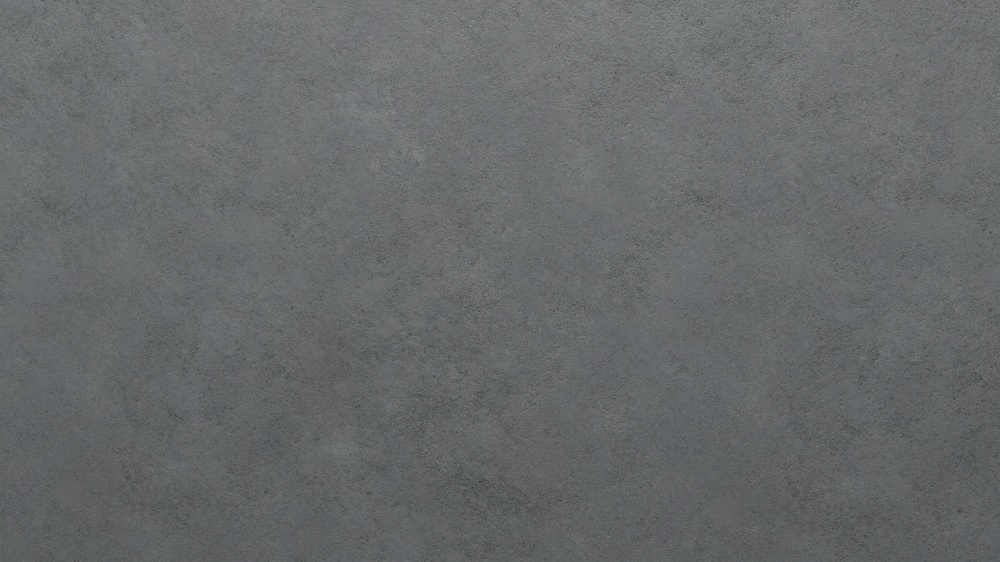
#> input picture data/stereoR/concrete.jpg, 1000 x 562 px, shrunk from 1920 x 1080 before the run; the run also reads 1 picture not shown here
$ python stereo.py
#> lines starting #> are read from the running program, lines starting #| are printed output that depends on the picture
#> further down, img2 is the input picture: shape (562, 1000, 3); mean B, G, R 107, 105.4, 102.6
import cv2
import numpy as np
import sys
import matplotlib.pyplot as plt
import math
import pptk


sensor_size = 0.036
focal_length = 0.05
camera_angle = math.atan2(sensor_size, (2.0*focal_length))*2.0
cam1_x = 0
cam2_x = 1

cam2_angle = np.radians(20.0)

l = 5


def line_intersection(line1, line2):
    xdiff = (line1[0][0] - line1[1][0], line2[0][0] - line2[1][0])
    ydiff = (line1[0][1] - line1[1][1], line2[0][1] - line2[1][1])

    def det(a, b):
        return a[0] * b[1] - a[1] * b[0]

    div = det(xdiff, ydiff)
    if div == 0:
        raise Exception('lines do not intersect')

    d = (det(*line1), det(*line2))
    x = det(d, xdiff) / div
    y = det(d, ydiff) / div
    return x, y


class Image_Stitching():
    def __init__(self):
        self.ratio = 0.5
        self.min_match = 10
        self.sift = cv2.xfeatures2d.SIFT_create()

    def registration(self, img1, img2, img3):
        kp1, des1 = self.sift.detectAndCompute(img1, None)
#> kp1 = 3 keypoints; (x, y, size): (916, 309, 1.9), (916, 309, 1.9), (916, 309, 1.9)
        kp2, des2 = self.sift.detectAndCompute(img2, None)
#> kp2 = 6 keypoints; (x, y, size): (990, 310, 1.9), (990, 310, 1.9), (990, 310, 1.9), (990, 310, 1.9), (990, 310, 1.9), (857, 228, 2)

        matcher = cv2.BFMatcher()
        raw_matches = matcher.knnMatch(des1, des2, k=2)
#> raw_matches = 3 matches

        good_points = []
        good_matches = []

        for m1, m2 in raw_matches:
            # [4 lines of commented-out code are left out]

            if m1.distance < self.ratio * m2.distance:
                good_points.append((m1.trainIdx, m1.queryIdx))
                good_matches.append([m1])
#> this loop made 3 passes
#> after the loop, good_matches = 1 matches; good_points = [(5, 2)]
        img3 = cv2.drawMatchesKnn(
            img1, kp1, img2, kp2, good_matches, None, flags=2)
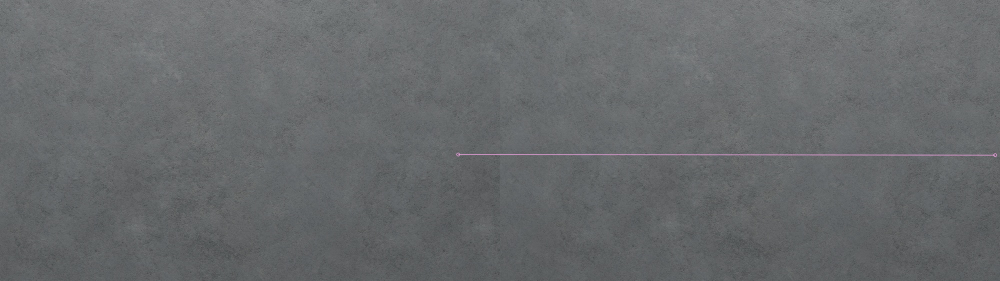
#> img3: shape (562, 2000, 3) (shown at 1/2 size); mean B, G, R 107, 105.4, 102.7
        cv2.imwrite('results/matching.jpg', img3)

        image1_kp = np.float32(
            [kp1[i].pt for (_, i) in good_points])
#> image1_kp = [[915.8, 308.6]]
        image2_kp = np.float32(
            [kp2[i].pt for (i, _) in good_points])
#> image2_kp = [[989.9, 309.8]]

        x_ = []
        y_ = []

        num_cols = img1.shape[1]
#> num_cols = 1000
        num_rows = img2.shape[0]
#> num_rows = 562
        points = []
        for point1, point2 in zip(image1_kp, image2_kp):

            c_x = (img2.shape[1]/2.0)/(math.tan(camera_angle/2.0))
            angle1 = math.atan((point1[0]-img2.shape[1]/2.0)/c_x)
            angle2 = math.atan((point2[0]-img2.shape[1]/2.0)/c_x)
            #angle1 = angle_per_pix*((point1[0]-img2.shape[1]/2)*(math.cos(angle1/1.3)))
            #angle2 = angle_per_pix*((point2[0]-img2.shape[1]/2)*(math.cos(angle2/1.3)))

            line1 = [[cam1_x, 0],
                     [cam1_x + (l)*math.tan(angle1), l]]
            line2 = [[cam2_x, 0], [
                cam2_x + (l)*math.tan(angle2-cam2_angle), l]]

            intersect = line_intersection(line1, line2)
            plt.scatter(intersect[0], intersect[1], 3,
                        linewidths=0.0, color="red")
            # plt.plot(line1, color='red')
            # plt.plot(line2, color='green')
            points.append([intersect[0], intersect[1], 0])
#> this loop made 1 pass
#> (point1, point2, c_x, angle1, angle2, line1, line2, xdiff in line_intersection) on pass 1: ([915.8, 308.6], [989.9, 309.8], 1388.9, 0.291, 0.339, [[0, 0], [1.5, 5]], [[1, 0], [0.95, 5]], (-1.5, 0.0498))
#> after the loop, points = [[0.968, 3.23, 0]]

        # v = pptk.viewer(points)
        # v.set(point_size=0.05)
        return []

    def getComponents(self, normalised_homography):
        '''((translationx, translationy), rotation, (scalex, scaley), shear)'''
        a = normalised_homography[0, 0]
        b = normalised_homography[0, 1]
        c = normalised_homography[0, 2]
        d = normalised_homography[1, 0]
        e = normalised_homography[1, 1]
        f = normalised_homography[1, 2]

        p = math.sqrt(a*a + b*b)
        r = (a*e - b*d)/(p)
        q = (a*d+b*e)/(a*e - b*d)

        translation = (c, f)
        scale = (p, r)
        shear = q
        theta = math.atan2(b, a)

        return (translation, theta, scale, shear)

    def rotationMatrixToEulerAngles(self, R):
        sy = math.sqrt(R[0][0] * R[0][0] + R[1][0] * R[1][0])
        singular = sy < 1e-6

        if not singular:
            x = math.atan2(R[2][1], R[2][2])
            y = math.atan2(-R[2][0], sy)
            z = math.atan2(R[1][0], R[0][0])
        else:
            x = math.atan2(-R[1][2], R[1][1])
            y = math.atan2(-R[2][0], sy)
            z = 0
        return (np.rad2deg(x), np.rad2deg(y), np.rad2deg(z))

    def blending(self, img1, img2, img3):
        self.registration(img1, img2, img3)

        return img1


if __name__ == '__main__':
    img2 = cv2.imread('data/stereoR/concrete.jpg')
    global calculated_angle
    img1 = cv2.imread('data/stereoL/concrete.jpg')
    img3 = cv2.imread('data/stereoL/concrete.jpg')
    final = Image_Stitching().blending(img1, img2, img3)
    cv2.imwrite('results/stitch.jpg', final)

    print(img2.shape[1])
#| 1000

    plt.plot([cam1_x, cam1_x-l*math.tan(camera_angle/2)],
             [0, l], color='black')
    plt.plot([cam1_x, cam1_x+l*math.tan(camera_angle/2)],
             [0, l], color='black')

    plt.plot([cam2_x, cam2_x -
              l*math.tan(camera_angle/2+cam2_angle)], [0, l], color='black')
    plt.plot([cam2_x, cam2_x +
              l*math.tan(camera_angle/2-cam2_angle)], [0, l], color='black')

    plt.xlim(-1, 1.4)
    plt.ylim(0, 4)

    plt.grid(linestyle='dotted')

    plt.savefig('cross.eps', format='eps')
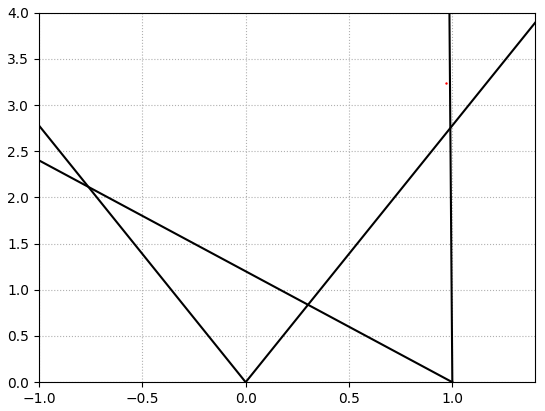
#> figure drawn by matplotlib, 1 panel
